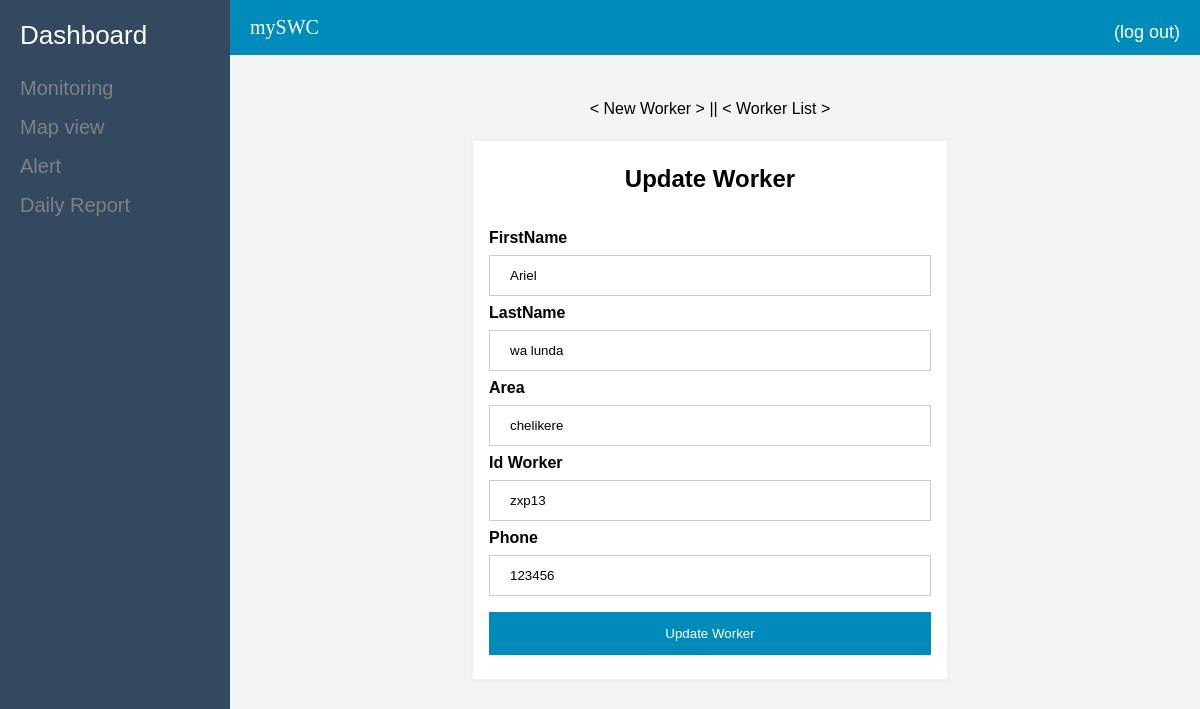
/editWorker.php?idWorker=20, run on the app's committed database.
### tables this page shows
CREATE TABLE `workers` (
  `_idUser` int(11) NOT NULL,
  `firstname` varchar(45) NOT NULL,
  `lastname` varchar(45) NOT NULL,
  `idWorker` varchar(45) NOT NULL,
  `phone` varchar(45) NOT NULL,
  `area` varchar(45) NOT NULL,
  `idPart` varchar(45) DEFAULT NULL,
  `date_created` datetime DEFAULT current_timestamp()
);

### modals/Fworker.php (called while the page is built, shortened)
<?php
class Fworker
{
    static function getWorkerById($idUser)
    {
        $con=Database::getConnection();
        $req=$con->prepare('SELECT * FROM workers WHERE _idUser=?');
        $req->execute(array($idUser));
        return $req->fetch();
    }
}

### editWorker.php (the view, shortened to what this page needs)
<!DOCTYPE html>
<html lang="en">
<head>
    <link rel="stylesheet" href="assets/style/menu.css">
    <link rel="stylesheet" href="assets/style/main.css">
    <link rel="stylesheet" href="assets/style/form.css">
</head>
<body>
    <section>
        <?php include_once 'commons/menu.php';?>
        <?php include_once 'commons/header.php';?>
        <?php
            include_once 'modals/Fworker.php';
            $worker=Fworker::getWorkerById($_GET['idWorker']);
        ?>
    </section>
    <section class="body-container">
        <div class="ml-24">
            <div class="form-container">
                <div class="m-2 back-link">
                    <a href="newWorker.php">< New Worker ></a> ||
                    <a href="listWorker.php">< Worker List ></a>
                </div>
                <form action="controllers/editWorker.php" method="post">
                    <div class="form-title">
                        <h2>Update Worker</h2>
                    </div>
                    <div class="field-container">
                        <label for="username"><b>FirstName</b></label>
                        <input value="<?=$worker['firstname'];?>" type="text" placeholder="Enter FirstName" name="firstname" required>
                        <label for="psw"><b>LastName</b></label>
                        <input value="<?=$worker['lastname'];?>" type="text" placeholder="Enter LastName" name="lastname" required>
                        <label for="psw"><b>Area</b></label>
                        <input value="<?=$worker['area'];?>" type="text" placeholder="Enter Area" name="area" required>
                        <label for="psw"><b>Id Worker</b></label>
                        <input value="<?=$worker['idWorker'];?>" type="text" placeholder="Enter Code User" name="code" required>
                        <label for="psw"><b>Phone</b></label>
                        <input value="<?=$worker['phone'];?>" type="text" placeholder="Enter Phone" name="phone" required>
                        <button type="submit">Update Worker</button>
                    </div>
                </form>
            </div>
        </div>
    </section>
</body>
</html>

### assets/style/main.css (style rules this page uses)
body { background-color: #f4f4f2; }
.ml-24 { margin-left: 220px; }
.body-container { margin-top: 80px; margin-bottom: 30px; width: 100%; height: 100%; }
.m-2 { margin: 20px; }

### assets/style/form.css (style rules this page uses)
.form-container { width: 480px; margin-right: auto; margin-left: auto; margin-top: 100px; }
form { border: 3px solid #f1f1f1; background-color: #ffffff; font-family: Arial; }
input[type=text], input[type=password], input[type=number] { width: 100%; padding: 12px 20px; margin: 8px 0; display: inline-block; border: 1px solid #ccc; box-sizing: border-box; }
button { background-color: #008CBA; color: white; padding: 14px 20px; margin: 8px 0; border: none; cursor: pointer; width: 100%; transition: 0.3s; }
.form-title { text-align: center; margin: 24px 0 12px 0; }
.field-container { padding: 16px; }
.back-link { text-align: center; font-size: 16px; font-family: Arial; }
.back-link a { text-decoration: none; color: black; }

### data on the page
workers: firstname "Ariel", lastname "wa lunda", area "chelikere", code "zxp13", phone "123456"
